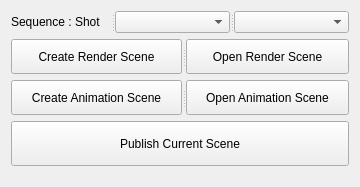
<?xml version="1.0" encoding="UTF-8"?>
<ui version="4.0">
 <class>ShotManager</class>
 <widget class="QWidget" name="ShotManager">
  <property name="geometry">
   <rect>
    <x>0</x>
    <y>0</y>
    <width>360</width>
    <height>187</height>
   </rect>
  </property>
  <property name="windowTitle">
   <string>Shot Manager</string>
  </property>
  <layout class="QVBoxLayout" name="verticalLayout">
   <item>
    <widget class="QSplitter" name="splitter">
     <property name="orientation">
      <enum>Qt::Horizontal</enum>
     </property>
     <widget class="QLabel" name="label">
      <property name="maximumSize">
       <size>
        <width>100</width>
        <height>16777215</height>
       </size>
      </property>
      <property name="text">
       <string>Sequence : Shot</string>
      </property>
     </widget>
     <widget class="QComboBox" name="boxSequence"/>
     <widget class="QComboBox" name="boxShot"/>
    </widget>
   </item>
   <item>
    <widget class="QSplitter" name="splitter_3">
     <property name="orientation">
      <enum>Qt::Horizontal</enum>
     </property>
     <widget class="QPushButton" name="btnCreateRenderScene">
      <property name="minimumSize">
       <size>
        <width>0</width>
        <height>35</height>
       </size>
      </property>
      <property name="text">
       <string>Create Render Scene</string>
      </property>
     </widget>
     <widget class="QPushButton" name="btnOpenRenderScene">
      <property name="minimumSize">
       <size>
        <width>0</width>
        <height>35</height>
       </size>
      </property>
      <property name="text">
       <string>Open Render Scene</string>
      </property>
     </widget>
    </widget>
   </item>
   <item>
    <widget class="QSplitter" name="splitter_2">
     <property name="orientation">
      <enum>Qt::Horizontal</enum>
     </property>
     <widget class="QPushButton" name="btnCreateAnimationScene">
      <property name="minimumSize">
       <size>
        <width>0</width>
        <height>35</height>
       </size>
      </property>
      <property name="text">
       <string>Create Animation Scene</string>
      </property>
     </widget>
     <widget class="QPushButton" name="btnOpenAnimationScene">
      <property name="minimumSize">
       <size>
        <width>0</width>
        <height>35</height>
       </size>
      </property>
      <property name="text">
       <string>Open Animation Scene</string>
      </property>
     </widget>
    </widget>
   </item>
   <item>
    <widget class="QPushButton" name="pushButton">
     <property name="minimumSize">
      <size>
       <width>0</width>
       <height>45</height>
      </size>
     </property>
     <property name="text">
      <string>Publish Current Scene</string>
     </property>
    </widget>
   </item>
   <item>
    <spacer name="verticalSpacer">
     <property name="orientation">
      <enum>Qt::Vertical</enum>
     </property>
     <property name="sizeHint" stdset="0">
      <size>
       <width>20</width>
       <height>40</height>
      </size>
     </property>
    </spacer>
   </item>
  </layout>
 </widget>
 <resources/>
 <connections/>
</ui>
